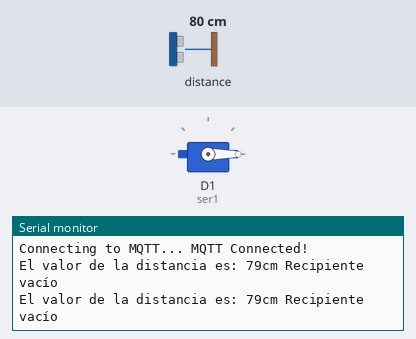
A sketch run on a simulated ESP8266 (NodeMCU). Shown: servo, the last lines printed to the serial monitor. The test bench sets the inputs (shaded band); at power-on: distance to the obstacle 80 cm. The echo pulse lasts 58.3 µs per cm; WiFi joins after 1.5 s; servers stay silent unless stated; no MQTT or app messages arrive unless stated.

Above: at 10.8 s.
10.9 s: distance to the obstacle set to 19 cm
At 15.6 s:
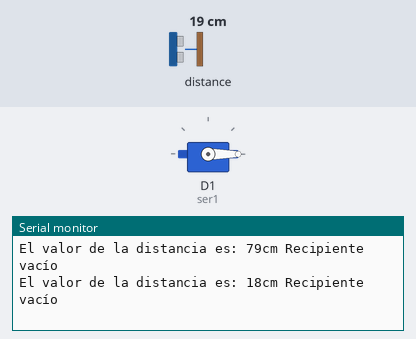
18.4 s: distance to the obstacle set to 15 cm
At 21.0 s:
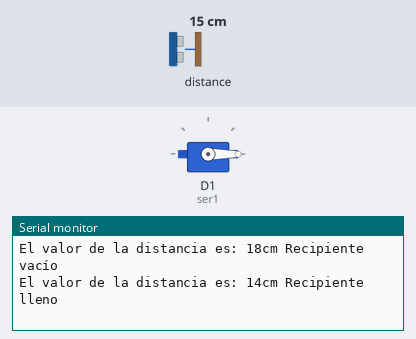

The sketch:

adafruit_servo_ultrasonico.ino
```cpp
#include <Servo.h>
#include <ESP8266WiFi.h>
#include "Adafruit_MQTT.h"
#include "Adafruit_MQTT_Client.h"

#define WLAN_SSID       "MEGACABLE393"
#define WLAN_PASS       "canela200100#"

#define AIO_SERVER      "io.adafruit.com"
#define AIO_SERVERPORT  1883                   // use 8883 for SSL
#define AIO_USERNAME    "ubaldo01"
#define AIO_KEY         "aio_MKUK77bwwjHfVpLvtR6NNFC2Ub5o"
#define AIO_GROUP       "Proyecto"

unsigned long previousMillis = 0;

WiFiClient client;
Servo ser1;
Adafruit_MQTT_Client mqtt(&client, AIO_SERVER, AIO_SERVERPORT, AIO_USERNAME, AIO_KEY);


Adafruit_MQTT_Publish distValue = Adafruit_MQTT_Publish(&mqtt, AIO_USERNAME "/feeds/"AIO_GROUP"ultrasonico");
Adafruit_MQTT_Subscribe ledBrightness = Adafruit_MQTT_Subscribe(&mqtt, AIO_USERNAME "/feeds/"AIO_GROUP"servomotor");

void MQTT_connect();

uint16_t ledBrightValue = 0;
uint16_t valorDistancia = 0;
long tiempoUltimaLectura=0;
const int Trigger = D2;   //Pin digital 2 para el Trigger del sensor
const int Echo = D3;   //Pin digital 3 para el Echo del sensor

void setup() {
  ser1.attach(5);
  ser1.write(0);
  Serial.begin(115200);
  delay(10);
  pinMode(Trigger, OUTPUT); //pin como salida
  pinMode(Echo, INPUT);  //pin como entrada
  digitalWrite(Trigger, LOW);//Inicializamos el pin con 0


  Serial.println(F("Adafruit MQTT demo"));

  // Connect to WiFi access point.
  Serial.println(); Serial.println();
  Serial.print("Connecting to ");
  Serial.println(WLAN_SSID);
  WiFi.begin(WLAN_SSID, WLAN_PASS);

  Serial.println();

  Serial.println("WiFi connected");
  Serial.println("IP address: ");
  Serial.println(WiFi.localIP());

  // Setup MQTT subscription for ledBrightness feed.
  // Setup MQTT subscription for ledBrightness feed.

  }

void loop() {
  // Ensure the connection to the MQTT server is alive (this will make the first
  // connection and automatically reconnect when disconnected).  See the MQTT_connect
  // function definition further below.
  MQTT_connect();

  // this is our 'wait for incoming subscription packets and callback em' busy subloop
  // try to spend your time here:
    mqtt.processPackets(500);

  // this is our 'wait for incoming subscription packets' busy subloop
  // try to spend your time here
Adafruit_MQTT_Subscribe *subscription;
  while ((subscription = mqtt.readSubscription(200))) {
    //if (subscription == &ledBrightness) {
      Serial.print(F("SERVOMOTOR : "));
      ledBrightValue = atoi((char *)ledBrightness.lastread);
      Serial.println((char *)ledBrightness.lastread);
      //analogWrite(ledPin, ledBrightValue);
      if (strcmp((char *)ledBrightness.lastread, "ON") == 0) {
        ser1.write(0);
          delay(25000);
          ser1.write(150);
          delay(10000);
        Serial.println("ON");
        Serial.println(strcmp((char *)ledBrightness.lastread, "ON"));
        delay(2000);
      }else
      if (strcmp((char *)ledBrightness.lastread, "OFF") == 0) {
          ser1.write(0);
          delay(1000);
          ser1.write(0);
          delay(1000);
        Serial.println("OFF");
        Serial.println(strcmp((char *)ledBrightness.lastread, "OFF"));
        delay(2000);
      }

    //}
  }


   if(millis()-tiempoUltimaLectura>5000){
        valorDistancia=distancia();

        if (! distValue.publish(valorDistancia)) {
          Serial.println(F("Failed Distancia"));
        }
        if(valorDistancia >= 17)
        {
          Serial.print("El valor de la distancia es: ");
          Serial.print(valorDistancia);
          Serial.print("cm");
          Serial.println(" Recipiente vacío");
        }
        else
        {
          Serial.print("El valor de la distancia es: ");
          Serial.print(valorDistancia);
          Serial.print("cm");
          Serial.println(" Recipiente lleno");
        }
       tiempoUltimaLectura=millis();
    }
             delay(100);
  }

  // this is our 'wait for incoming subscription packets' busy subloop
  // try to spend your time here

  // Now we can publish stuff!


    //Serial.println(millis()-tiempoUltimaLectura);


  // ping the server to keep the mqtt connection alive
  // NOT required if you are publishing once every KEEPALIVE seconds
  /*
  if(! mqtt.ping()) {
    mqtt.disconnect();
  }
  */


// Function to connect and reconnect as necessary to the MQTT server.
// Should be called in the loop function and it will take care if connecting.
void MQTT_connect() {
  int8_t ret;

  // Stop if already connected.
  if (mqtt.connected()) {
    return;
  }

  Serial.print("Connecting to MQTT... ");

  uint8_t retries = 3;
  while ((ret = mqtt.connect()) != 0) { // connect will return 0 for connected
       Serial.println(mqtt.connectErrorString(ret));
       Serial.println("Retrying MQTT connection in 5 seconds...");
       mqtt.disconnect();
       delay(5000);  // wait 5 seconds
       retries--;
       if (retries == 0) {
         // basically die and wait for WDT to reset me
         while (1);
       }
  }
  Serial.println("MQTT Connected!");
}

long distancia(){
  long t; //timepo que demora en llegar el eco
  long d; //distancia en centimetros

  digitalWrite(Trigger, HIGH);
  delayMicroseconds(10);          //Enviamos un pulso de 10us
  digitalWrite(Trigger, LOW);
  t = pulseIn(Echo, HIGH); //obtenemos el ancho del pulso
  d = t/59;             //escalamos el tiempo a una distancia en cm
  return d;
}
```

Measured:
- the behaviour switches between 18 and 17 cm on distance to the obstacle (found by bisection; images 1 and 2)
- after the input at 10.9 s, the serial monitor: prints a new line after 4.2 s (image 1)
- after the input at 18.4 s, the serial monitor: prints a new line after 1.7 s (image 2)
